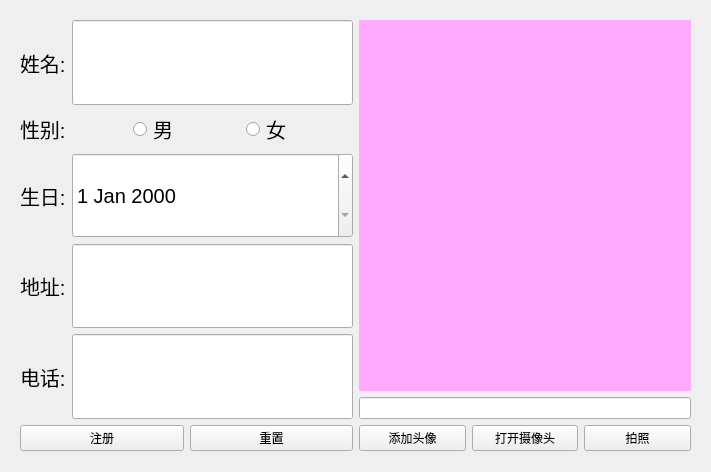
<?xml version="1.0" encoding="UTF-8"?>
<ui version="4.0">
 <class>RegisterWin</class>
 <widget class="QWidget" name="RegisterWin">
  <property name="geometry">
   <rect>
    <x>0</x>
    <y>0</y>
    <width>711</width>
    <height>472</height>
   </rect>
  </property>
  <property name="windowTitle">
   <string>Form</string>
  </property>
  <widget class="QWidget" name="">
   <property name="geometry">
    <rect>
     <x>20</x>
     <y>20</y>
     <width>671</width>
     <height>431</height>
    </rect>
   </property>
   <layout class="QHBoxLayout" name="horizontalLayout_8">
    <item>
     <layout class="QVBoxLayout" name="verticalLayout_2">
      <item>
       <layout class="QVBoxLayout" name="verticalLayout">
        <item>
         <layout class="QHBoxLayout" name="horizontalLayout">
          <item>
           <widget class="QLabel" name="label">
            <property name="font">
             <font>
              <pointsize>15</pointsize>
             </font>
            </property>
            <property name="text">
             <string>姓名:</string>
            </property>
           </widget>
          </item>
          <item>
           <widget class="QLineEdit" name="nameEdit">
            <property name="sizePolicy">
             <sizepolicy hsizetype="Expanding" vsizetype="Expanding">
              <horstretch>0</horstretch>
              <verstretch>0</verstretch>
             </sizepolicy>
            </property>
            <property name="font">
             <font>
              <pointsize>12</pointsize>
             </font>
            </property>
           </widget>
          </item>
         </layout>
        </item>
        <item>
         <layout class="QHBoxLayout" name="horizontalLayout_4">
          <item>
           <widget class="QLabel" name="label_4">
            <property name="font">
             <font>
              <pointsize>15</pointsize>
             </font>
            </property>
            <property name="text">
             <string>性别:</string>
            </property>
           </widget>
          </item>
          <item>
           <widget class="QRadioButton" name="male">
            <property name="font">
             <font>
              <pointsize>15</pointsize>
             </font>
            </property>
            <property name="text">
             <string>男</string>
            </property>
           </widget>
          </item>
          <item>
           <widget class="QRadioButton" name="female">
            <property name="font">
             <font>
              <pointsize>15</pointsize>
             </font>
            </property>
            <property name="text">
             <string>女</string>
            </property>
           </widget>
          </item>
         </layout>
        </item>
        <item>
         <layout class="QHBoxLayout" name="horizontalLayout_5">
          <item>
           <widget class="QLabel" name="label_5">
            <property name="font">
             <font>
              <pointsize>15</pointsize>
             </font>
            </property>
            <property name="text">
             <string>生日:</string>
            </property>
           </widget>
          </item>
          <item>
           <widget class="QDateEdit" name="birthdayEdit">
            <property name="sizePolicy">
             <sizepolicy hsizetype="Expanding" vsizetype="Expanding">
              <horstretch>0</horstretch>
              <verstretch>0</verstretch>
             </sizepolicy>
            </property>
            <property name="font">
             <font>
              <pointsize>15</pointsize>
             </font>
            </property>
           </widget>
          </item>
         </layout>
        </item>
        <item>
         <layout class="QHBoxLayout" name="horizontalLayout_2">
          <item>
           <widget class="QLabel" name="label_2">
            <property name="font">
             <font>
              <pointsize>15</pointsize>
             </font>
            </property>
            <property name="text">
             <string>地址:</string>
            </property>
           </widget>
          </item>
          <item>
           <widget class="QLineEdit" name="adressEdit">
            <property name="sizePolicy">
             <sizepolicy hsizetype="Expanding" vsizetype="Expanding">
              <horstretch>0</horstretch>
              <verstretch>0</verstretch>
             </sizepolicy>
            </property>
            <property name="font">
             <font>
              <pointsize>12</pointsize>
             </font>
            </property>
           </widget>
          </item>
         </layout>
        </item>
        <item>
         <layout class="QHBoxLayout" name="horizontalLayout_3">
          <item>
           <widget class="QLabel" name="label_3">
            <property name="font">
             <font>
              <pointsize>15</pointsize>
             </font>
            </property>
            <property name="text">
             <string>电话:</string>
            </property>
           </widget>
          </item>
          <item>
           <widget class="QLineEdit" name="phoneEdit">
            <property name="sizePolicy">
             <sizepolicy hsizetype="Expanding" vsizetype="Expanding">
              <horstretch>0</horstretch>
              <verstretch>0</verstretch>
             </sizepolicy>
            </property>
            <property name="font">
             <font>
              <pointsize>12</pointsize>
             </font>
            </property>
           </widget>
          </item>
         </layout>
        </item>
       </layout>
      </item>
      <item>
       <layout class="QHBoxLayout" name="horizontalLayout_6">
        <item>
         <widget class="QPushButton" name="registerBT">
          <property name="text">
           <string>注册</string>
          </property>
         </widget>
        </item>
        <item>
         <widget class="QPushButton" name="resetBT">
          <property name="text">
           <string>重置</string>
          </property>
         </widget>
        </item>
       </layout>
      </item>
     </layout>
    </item>
    <item>
     <layout class="QVBoxLayout" name="verticalLayout_3">
      <item>
       <widget class="QLabel" name="headpicLB">
        <property name="sizePolicy">
         <sizepolicy hsizetype="Preferred" vsizetype="Expanding">
          <horstretch>0</horstretch>
          <verstretch>0</verstretch>
         </sizepolicy>
        </property>
        <property name="styleSheet">
         <string notr="true">background-color: rgb(255, 170, 255);</string>
        </property>
        <property name="text">
         <string/>
        </property>
       </widget>
      </item>
      <item>
       <widget class="QLineEdit" name="picFileEdit"/>
      </item>
      <item>
       <layout class="QHBoxLayout" name="horizontalLayout_7">
        <item>
         <widget class="QPushButton" name="addPicBT">
          <property name="text">
           <string>添加头像</string>
          </property>
         </widget>
        </item>
        <item>
         <widget class="QPushButton" name="videoswithBT">
          <property name="text">
           <string>打开摄像头</string>
          </property>
         </widget>
        </item>
        <item>
         <widget class="QPushButton" name="cameraBT">
          <property name="text">
           <string>拍照</string>
          </property>
         </widget>
        </item>
       </layout>
      </item>
     </layout>
    </item>
   </layout>
  </widget>
 </widget>
 <resources/>
 <connections/>
</ui>
